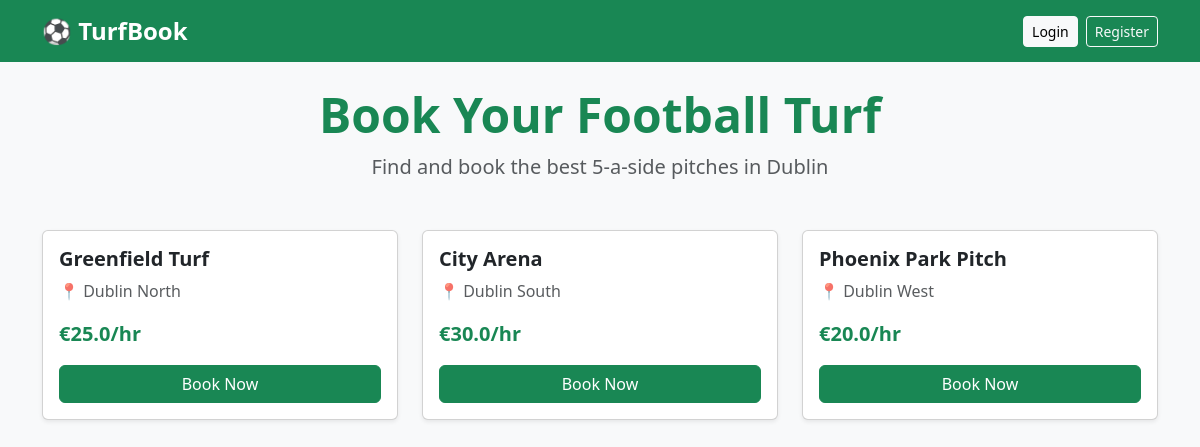
The app's page /, older data.
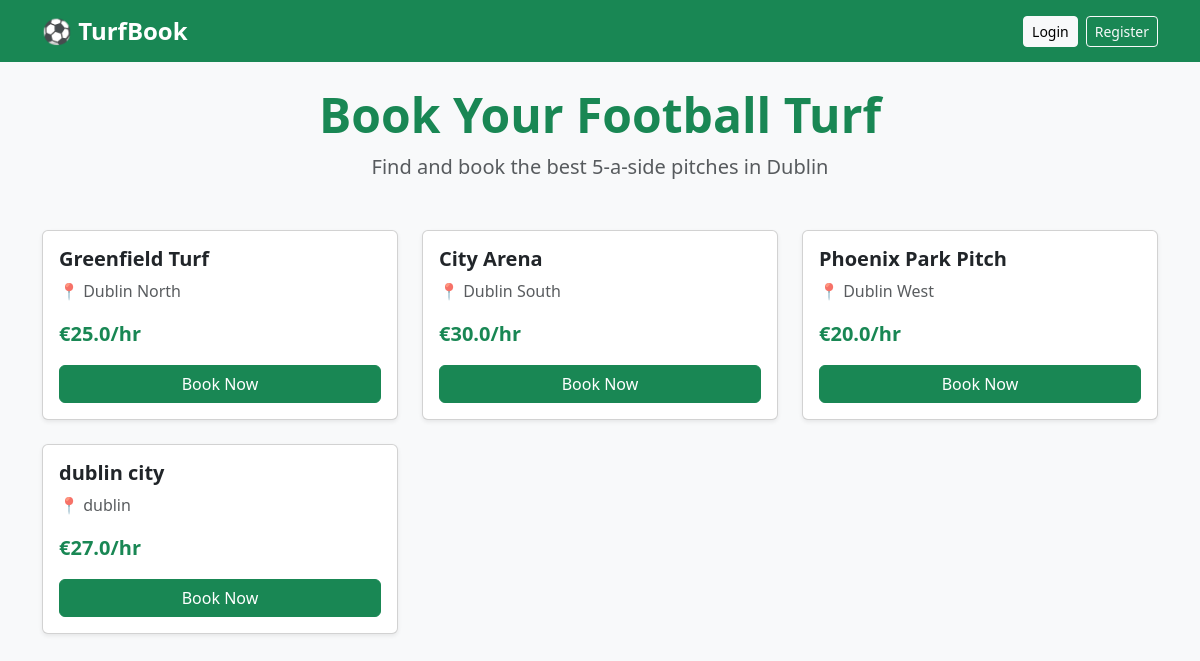
The same page, newer data.
### tables this page shows
CREATE TABLE turfs (
            id INTEGER PRIMARY KEY AUTOINCREMENT,
            name TEXT NOT NULL,
            location TEXT NOT NULL,
            price_per_hour REAL NOT NULL,
            available INTEGER DEFAULT 1
        );

### app.py (the view)
@app.route('/')
def index():
    db = get_db()
    turfs = db.execute("SELECT * FROM turfs WHERE available=1").fetchall()
    db.close()
    return render_template('index.html', turfs=turfs)

### database.py (called while the page is built)
def get_db():
    conn = sqlite3.connect('turf.db')
    conn.row_factory = sqlite3.Row
    return conn

### templates/index.html
{% extends 'base.html' %}
{% block content %}
<div class="text-center mb-5">
    <h1 class="display-5 fw-bold text-success">Book Your Football Turf</h1>
    <p class="lead text-muted">Find and book the best 5-a-side pitches in Dublin</p>
</div>
<div class="row">
{% for turf in turfs %}
<div class="col-md-4 mb-4">
    <div class="card shadow-sm h-100">
        <div class="card-body">
            <h5 class="card-title fw-bold">{{ turf.name }}</h5>
            <p class="text-muted">📍 {{ turf.location }}</p>
            <p class="fw-bold text-success fs-5">€{{ turf.price_per_hour }}/hr</p>
            <a href="/book/{{ turf.id }}" class="btn btn-success w-100">Book Now</a>
        </div>
    </div>
</div>
{% endfor %}
</div>
{% endblock %}

Row changes from the older to the newer data that the page shows:
added turfs: name "dublin city", location "dublin", price_per_hour "27.0"
